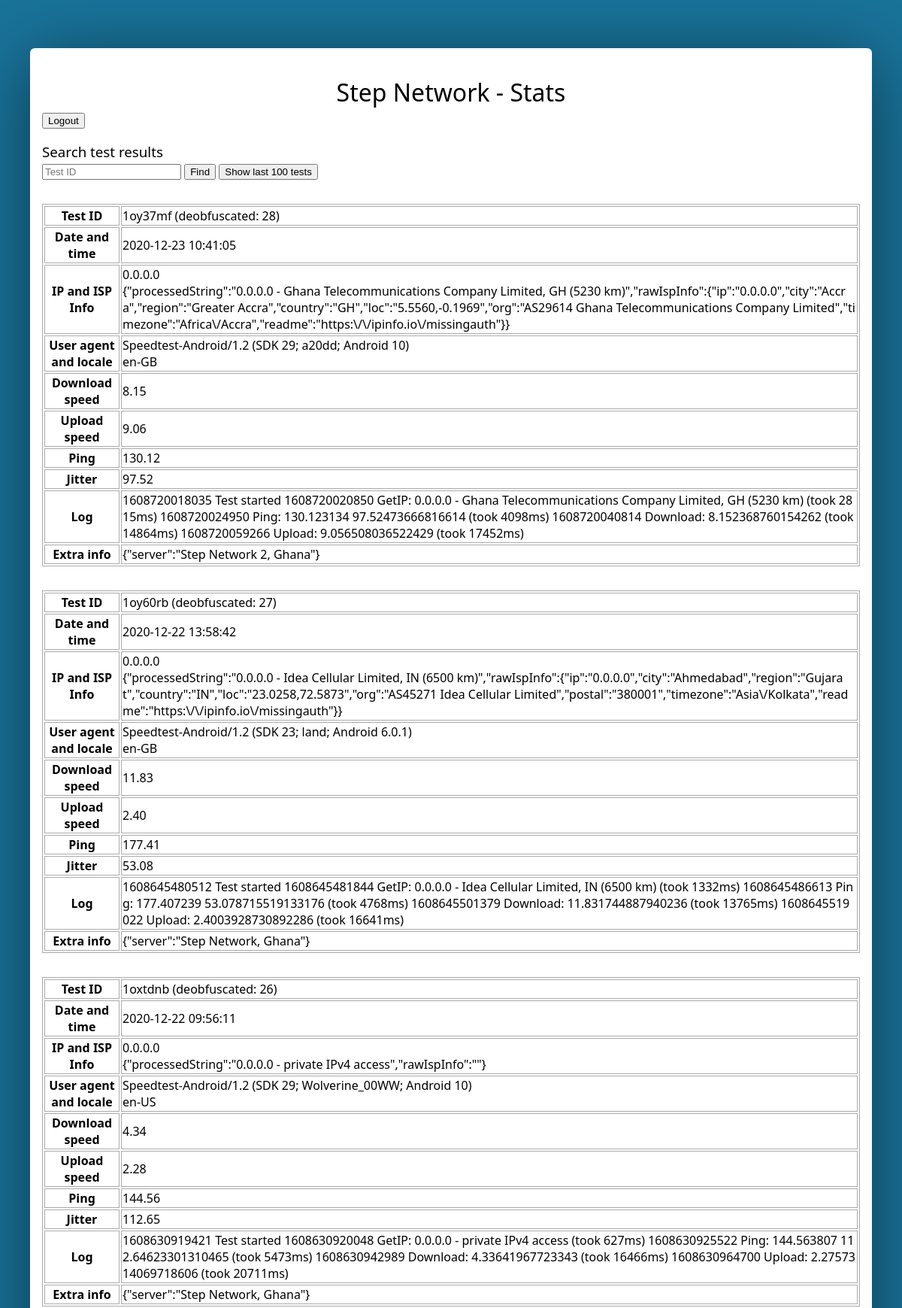
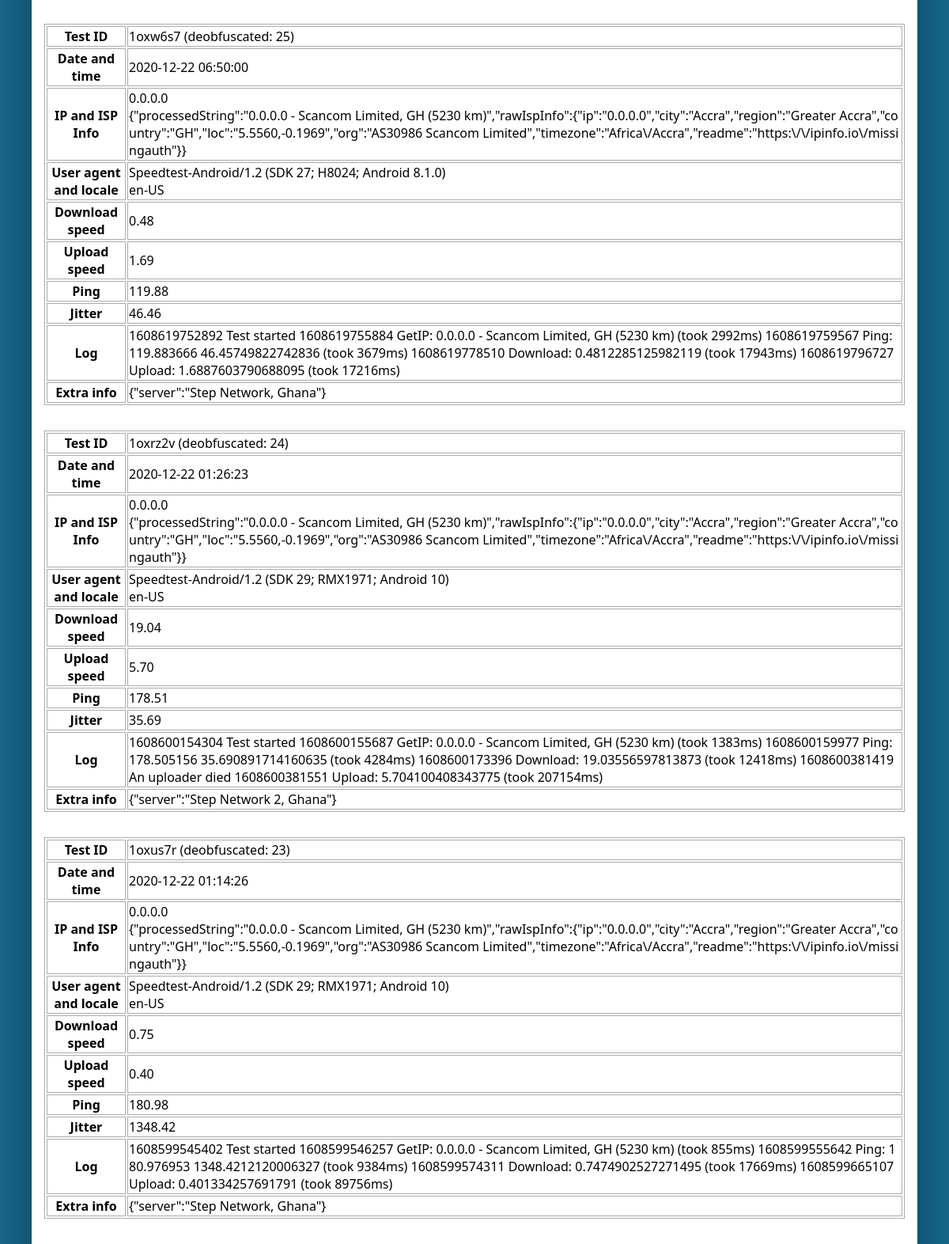
The app's page /stats.php (signed in, upper part) with its own data (2 pictures, top to bottom).
### tables this page shows
CREATE TABLE `speedtest_users` (
  `id` int(11) NOT NULL,
  `timestamp` timestamp NOT NULL DEFAULT current_timestamp(),
  `ip` text NOT NULL,
  `ispinfo` text DEFAULT NULL,
  `extra` text DEFAULT NULL,
  `ua` text NOT NULL,
  `lang` text NOT NULL,
  `dl` text DEFAULT NULL,
  `ul` text DEFAULT NULL,
  `ping` text DEFAULT NULL,
  `jitter` text DEFAULT NULL,
  `log` longtext DEFAULT NULL
);

### telemetry_settings.php (called while the page is built, shortened)
<?php
$stats_password="stephen";
$enable_id_obfuscation=true;
?>

### idObfuscation.php (called while the page is built, shortened)
<?php
function getObfuscationSalt(){
	$saltFile=dirname(__FILE__)."/idObfuscation_salt.php";
	return isset($OBFUSCATION_SALT)?$OBFUSCATION_SALT:0;
}
function obfdeobf($id,$dec){
	$salt=getObfuscationSalt()&0xFFFFFFFF;
	$id=$id&0xFFFFFFFF;
	if($dec){
		$id=$id^$salt;
		$id=(($id&0xAAAAAAAA)>>1)|($id&0x55555555)<<1;
		$id=(($id&0x0000FFFF)<<16)|(($id&0xFFFF0000)>>16);
		return $id;
	}else{
		$id=(($id&0x0000FFFF)<<16)|(($id&0xFFFF0000)>>16);
		$id=(($id&0xAAAAAAAA)>>1)|($id&0x55555555)<<1;
		return $id^$salt;
	}
}
function obfuscateId($id){
	return str_pad(base_convert(obfdeobf($id+1,false),10,36),7,0,STR_PAD_LEFT);
}
?>

### idObfuscation_salt.php (called while the page is built)
<?php
$OBFUSCATION_SALT=0xdb861b57;
?>

### stats.php (the view, shortened to what this page needs)
<!DOCTYPE html>
<html>
<head>
</head>
<body>
<h1>Step Network - Stats</h1>
<?php
include_once("telemetry_settings.php");
require "idObfuscation.php";
if($stats_password=="PASSWORD"){
	?>
		Please set $stats_password in telemetry_settings.php to enable access.
	<?php
}else if($_SESSION["logged"]===true){
	if($_GET["op"]=="logout"){
		$_SESSION["logged"]=false;
		?><script type="text/javascript">window.location=location.protocol+"//"+location.host+location.pathname;</script><?php
	}else{
		$conn=null;
		if($db_type=="mysql"){
			$conn = new mysqli($MySql_hostname, $MySql_username, $MySql_password, $MySql_databasename);
		}else if($db_type=="sqlite"){
			$conn = new PDO("sqlite:$Sqlite_db_file");
		} else if($db_type=="postgresql"){
			$conn_host = "host=$PostgreSql_hostname";
			$conn_db = "dbname=$PostgreSql_databasename";
			$conn_user = "user=$PostgreSql_username";
			$conn_password = "password=$PostgreSql_password";
			$conn = new PDO("pgsql:$conn_host;$conn_db;$conn_user;$conn_password");
		}else die();
?>
	<form action="stats.php" method="GET"><input type="hidden" name="op" value="logout" /><input type="submit" value="Logout" /></form>
	<form action="stats.php" method="GET">
		<h3>Search test results</h6>
		<input type="text" name="id" id="id" placeholder="Test ID" value=""/>
		<input type="submit" value="Find" />
		<input type="submit" onclick="document.getElementById('id').value=''" value="Show last 100 tests" />
	</form>
	<?php
		$q=null;
		if($_GET["op"]=="id"&&!empty($_GET["id"])){
			$id=$_GET["id"];
			if($enable_id_obfuscation) $id=deobfuscateId($id);
			if($db_type=="mysql"){
				$q=$conn->prepare("select id,timestamp,ip,ispinfo,ua,lang,dl,ul,ping,jitter,log,extra from speedtest_users where id=?");
				$q->bind_param("i",$id);
				$q->execute();
				$q->store_result();
				$q->bind_result($id,$timestamp,$ip,$ispinfo,$ua,$lang,$dl,$ul,$ping,$jitter,$log,$extra);
			} else if($db_type=="sqlite"||$db_type=="postgresql"){
				$q=$conn->prepare("select id,timestamp,ip,ispinfo,ua,lang,dl,ul,ping,jitter,log,extra from speedtest_users where id=?");
				$q->execute(array($id));
			} else die();
		}else{
			if($db_type=="mysql"){
				$q=$conn->prepare("select id,timestamp,ip,ispinfo,ua,lang,dl,ul,ping,jitter,log,extra from speedtest_users order by timestamp desc limit 0,100");
				$q->execute();
				$q->store_result();
				$q->bind_result($id,$timestamp,$ip,$ispinfo,$ua,$lang,$dl,$ul,$ping,$jitter,$log,$extra);
			} else if($db_type=="sqlite"||$db_type=="postgresql"){
				$q=$conn->prepare("select id,timestamp,ip,ispinfo,ua,lang,dl,ul,ping,jitter,log,extra from speedtest_users order by timestamp desc limit 100");
				$q->execute();
			}else die();
		}
		while(true){
			$id=null; $timestamp=null; $ip=null; $ispinfo=null; $ua=null; $lang=null; $dl=null; $ul=null; $ping=null; $jitter=null; $log=null; $extra=null;
			if($db_type=="mysql"){
				if(!$q->fetch()) break;
			} else if($db_type=="sqlite"||$db_type=="postgresql"){
				if(!($row=$q->fetch())) break;
				$id=$row["id"];
				$timestamp=$row["timestamp"];
				$ip=$row["ip"];
				$ispinfo=$row["ispinfo"];
				$ua=$row["ua"];
				$lang=$row["lang"];
				$dl=$row["dl"];
				$ul=$row["ul"];
				$ping=$row["ping"];
				$jitter=$row["jitter"];
				$log=$row["log"];
				$extra=$row["extra"];
			}else die();
	?>
		<table>
			<tr><th>Test ID</th><td><?=htmlspecialchars(($enable_id_obfuscation?(obfuscateId($id)." (deobfuscated: ".$id.")"):$id), ENT_HTML5, 'UTF-8') ?></td></tr>
			<tr><th>Date and time</th><td><?=htmlspecialchars($timestamp, ENT_HTML5, 'UTF-8') ?></td></tr>
			<tr><th>IP and ISP Info</th><td><?=$ip ?><br/><?=htmlspecialchars($ispinfo, ENT_HTML5, 'UTF-8') ?></td></tr>
			<tr><th>User agent and locale</th><td><?=$ua ?><br/><?=htmlspecialchars($lang, ENT_HTML5, 'UTF-8') ?></td></tr>
			<tr><th>Download speed</th><td><?=htmlspecialchars($dl, ENT_HTML5, 'UTF-8') ?></td></tr>
			<tr><th>Upload speed</th><td><?=htmlspecialchars($ul, ENT_HTML5, 'UTF-8') ?></td></tr>
			<tr><th>Ping</th><td><?=htmlspecialchars($ping, ENT_HTML5, 'UTF-8') ?></td></tr>
			<tr><th>Jitter</th><td><?=htmlspecialchars($jitter, ENT_HTML5, 'UTF-8') ?></td></tr>
			<tr><th>Log</th><td><?=htmlspecialchars($log, ENT_HTML5, 'UTF-8') ?></td></tr>
			<tr><th>Extra info</th><td><?=htmlspecialchars($extra, ENT_HTML5, 'UTF-8') ?></td></tr>
		</table>
	<?php
		}
	?>
<?php
	}
}
?>
</body>
</html>

### stats.php (style rules this page uses)
html,body { margin:0; padding:0; border:none; width:100%; min-height:100%; }
html { background-color: hsl(198,72%,35%); font-family: "Segoe UI","Roboto",sans-serif; }
body { background-color:#FFFFFF; box-sizing:border-box; width:100%; max-width:70em; margin:4em auto; box-shadow:0 1em 6em #00000080; padding:1em 1em 4em 1em; border-radius:0.4em; }
h1,h2,h3,h4,h5,h6 { font-weight:300; margin-bottom: 0.1em; }
h1 { text-align:center; }
table { margin:2em 0; width:100%; }
table, tr, th, td { border: 1px solid #AAAAAA; }
th { width: 6em; }
td { word-break: break-all; }

### records on screen
speedtest_users: id "1oy37mf (deobfuscated: 28)", timestamp "2020-12-23 10:41:05", ip "0.0.0.0", ispinfo "{\"processedString\":\"0.0.0.0 - Ghana Telecommunications Company Limited, GH (5230 km)\",\"rawIspInfo\":{\"ip\":\"0.0.0.0\",\"city\":\"Accra\",\"region\":\"Greater Accra\",\"country\":\"GH\",\"loc\":\"5.5560,-0.1969\",\"org\":\"AS29614 Ghana Telecommunications Company Limited\",\"timezone\":\"Africa\\/Accra\",\"readme\":\"https:\\/\\/ipinfo.io\\/missingauth\"}}", ua "Speedtest-Android/1.2 (SDK 29; a20dd; Android 10)", lang "en-GB", dl "8.15", ul "9.06", ping "130.12", jitter "97.52", log "1608720018035 Test started 1608720020850 GetIP: 0.0.0.0 - Ghana Telecommunications Company Limited, GH (5230 km) (took 2815ms) 1608720024950 Ping: 130.123134 97.52473666816614 (took 4098ms) 1608720040814 Download: 8.152368760154262 (took 14864ms) 1608720059266 Upload: 9.056508036522429 (took 17452ms)", extra "{\"server\":\"Step Network 2, Ghana\"}"
speedtest_users: id "1oy60rb (deobfuscated: 27)", timestamp "2020-12-22 13:58:42", ip "0.0.0.0", ispinfo "{\"processedString\":\"0.0.0.0 - Idea Cellular Limited, IN (6500 km)\",\"rawIspInfo\":{\"ip\":\"0.0.0.0\",\"city\":\"Ahmedabad\",\"region\":\"Gujarat\",\"country\":\"IN\",\"loc\":\"23.0258,72.5873\",\"org\":\"AS45271 Idea Cellular Limited\",\"postal\":\"380001\",\"timezone\":\"Asia\\/Kolkata\",\"readme\":\"https:\\/\\/ipinfo.io\\/missingauth\"}}", ua "Speedtest-Android/1.2 (SDK 23; land; Android 6.0.1)", lang "en-GB", dl "11.83", ul "2.40", ping "177.41", jitter "53.08", log "1608645480512 Test started 1608645481844 GetIP: 0.0.0.0 - Idea Cellular Limited, IN (6500 km) (took 1332ms) 1608645486613 Ping: 177.407239 53.078715519133176 (took 4768ms) 1608645501379 Download: 11.831744887940236 (took 13765ms) 1608645519022 Upload: 2.4003928730892286 (took 16641ms)", extra "{\"server\":\"Step Network, Ghana\"}"
speedtest_users: id "1oxtdnb (deobfuscated: 26)", timestamp "2020-12-22 09:56:11", ip "0.0.0.0", ispinfo "{\"processedString\":\"0.0.0.0 - private IPv4 access\",\"rawIspInfo\":\"\"}", ua "Speedtest-Android/1.2 (SDK 29; Wolverine_00WW; Android 10)", lang "en-US", dl "4.34", ul "2.28", ping "144.56", jitter "112.65", log "1608630919421 Test started 1608630920048 GetIP: 0.0.0.0 - private IPv4 access (took 627ms) 1608630925522 Ping: 144.563807 112.64623301310465 (took 5473ms) 1608630942989 Download: 4.33641967723343 (took 16466ms) 1608630964700 Upload: 2.2757314069718606 (took 20711ms)", extra "{\"server\":\"Step Network, Ghana\"}"
speedtest_users: id "1oxw6s7 (deobfuscated: 25)", timestamp "2020-12-22 06:50:00", ip "0.0.0.0", ispinfo "{\"processedString\":\"0.0.0.0 - Scancom Limited, GH (5230 km)\",\"rawIspInfo\":{\"ip\":\"0.0.0.0\",\"city\":\"Accra\",\"region\":\"Greater Accra\",\"country\":\"GH\",\"loc\":\"5.5560,-0.1969\",\"org\":\"AS30986 Scancom Limited\",\"timezone\":\"Africa\\/Accra\",\"readme\":\"https:\\/\\/ipinfo.io\\/missingauth\"}}", ua "Speedtest-Android/1.2 (SDK 27; H8024; Android 8.1.0)", lang "en-US", dl "0.48", ul "1.69", ping "119.88", jitter "46.46", log "1608619752892 Test started 1608619755884 GetIP: 0.0.0.0 - Scancom Limited, GH (5230 km) (took 2992ms) 1608619759567 Ping: 119.883666 46.45749822742836 (took 3679ms) 1608619778510 Download: 0.4812285125982119 (took 17943ms) 1608619796727 Upload: 1.6887603790688095 (took 17216ms)", extra "{\"server\":\"Step Network, Ghana\"}"
speedtest_users: id "1oxrz2v (deobfuscated: 24)", timestamp "2020-12-22 01:26:23", ip "0.0.0.0", ispinfo "{\"processedString\":\"0.0.0.0 - Scancom Limited, GH (5230 km)\",\"rawIspInfo\":{\"ip\":\"0.0.0.0\",\"city\":\"Accra\",\"region\":\"Greater Accra\",\"country\":\"GH\",\"loc\":\"5.5560,-0.1969\",\"org\":\"AS30986 Scancom Limited\",\"timezone\":\"Africa\\/Accra\",\"readme\":\"https:\\/\\/ipinfo.io\\/missingauth\"}}", ua "Speedtest-Android/1.2 (SDK 29; RMX1971; Android 10)", lang "en-US", dl "19.04", ul "5.70", ping "178.51", jitter "35.69", log "1608600154304 Test started 1608600155687 GetIP: 0.0.0.0 - Scancom Limited, GH (5230 km) (took 1383ms) 1608600159977 Ping: 178.505156 35.690891714160635 (took 4284ms) 1608600173396 Download: 19.03556597813873 (took 12418ms) 1608600381419 An uploader died 1608600381551 Upload: 5.704100408343775 (took 207154ms)", extra "{\"server\":\"Step Network 2, Ghana\"}"
speedtest_users: id "1oxus7r (deobfuscated: 23)", timestamp "2020-12-22 01:14:26", ip "0.0.0.0", ispinfo "{\"processedString\":\"0.0.0.0 - Scancom Limited, GH (5230 km)\",\"rawIspInfo\":{\"ip\":\"0.0.0.0\",\"city\":\"Accra\",\"region\":\"Greater Accra\",\"country\":\"GH\",\"loc\":\"5.5560,-0.1969\",\"org\":\"AS30986 Scancom Limited\",\"timezone\":\"Africa\\/Accra\",\"readme\":\"https:\\/\\/ipinfo.io\\/missingauth\"}}", ua "Speedtest-Android/1.2 (SDK 29; RMX1971; Android 10)", lang "en-US", dl "0.75", ul "0.40", ping "180.98", jitter "1348.42", log "1608599545402 Test started 1608599546257 GetIP: 0.0.0.0 - Scancom Limited, GH (5230 km) (took 855ms) 1608599555642 Ping: 180.976953 1348.4212120006327 (took 9384ms) 1608599574311 Download: 0.7474902527271495 (took 17669ms) 1608599665107 Upload: 0.401334257691791 (took 89756ms)", extra "{\"server\":\"Step Network, Ghana\"}"
